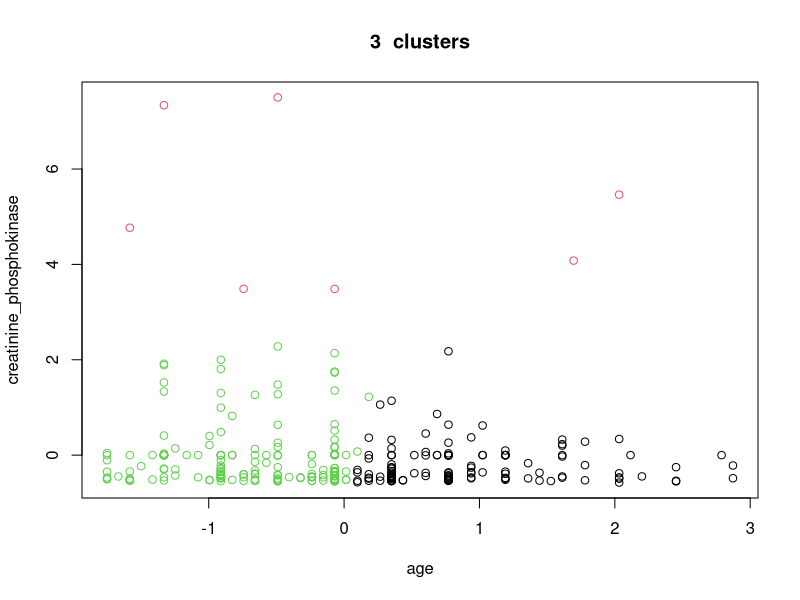
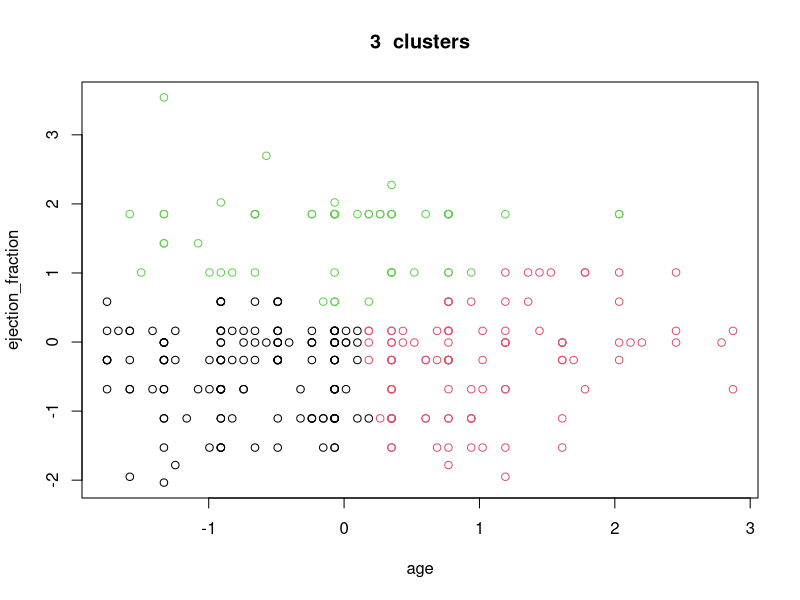
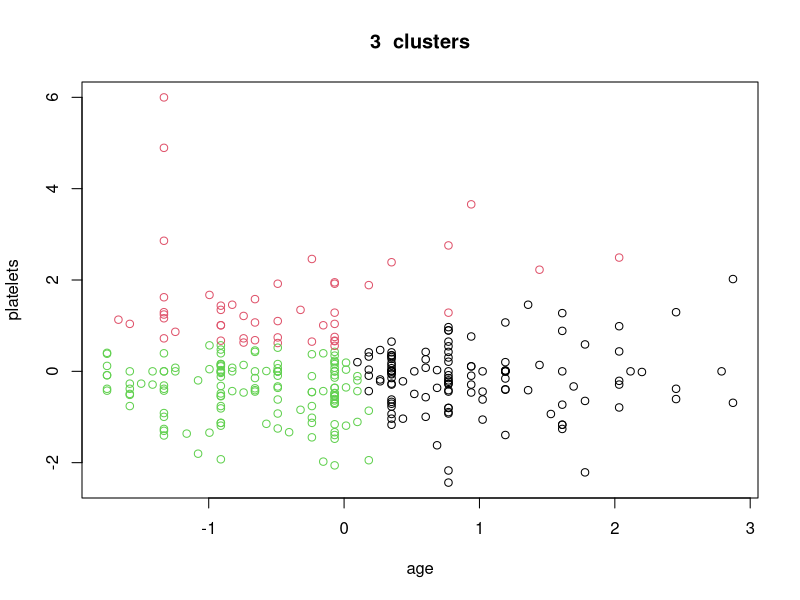
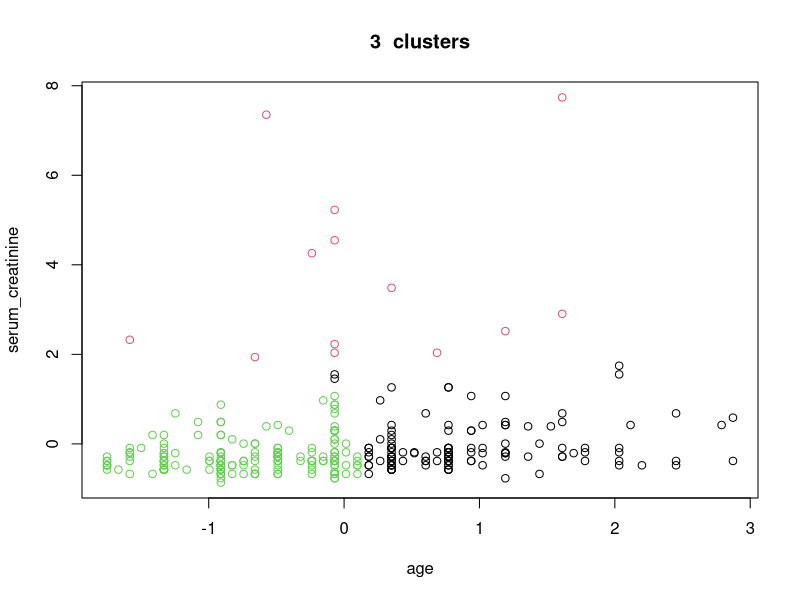
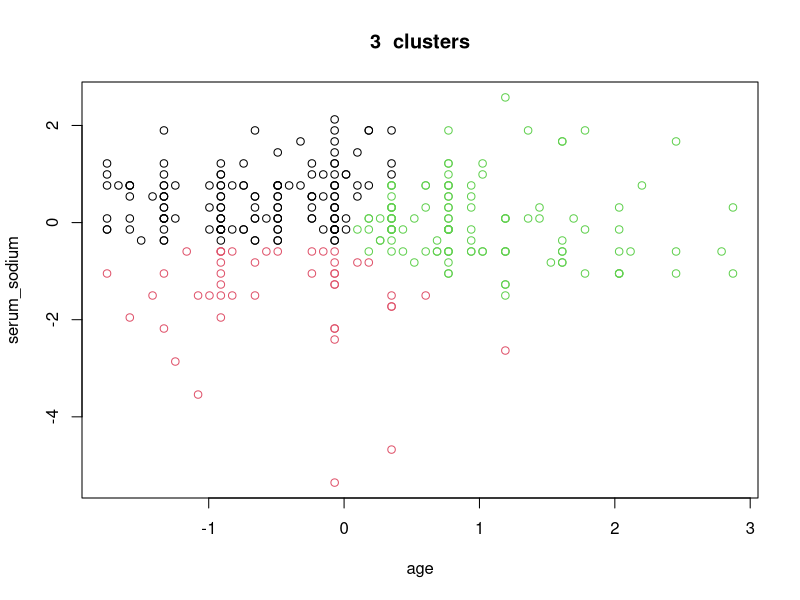
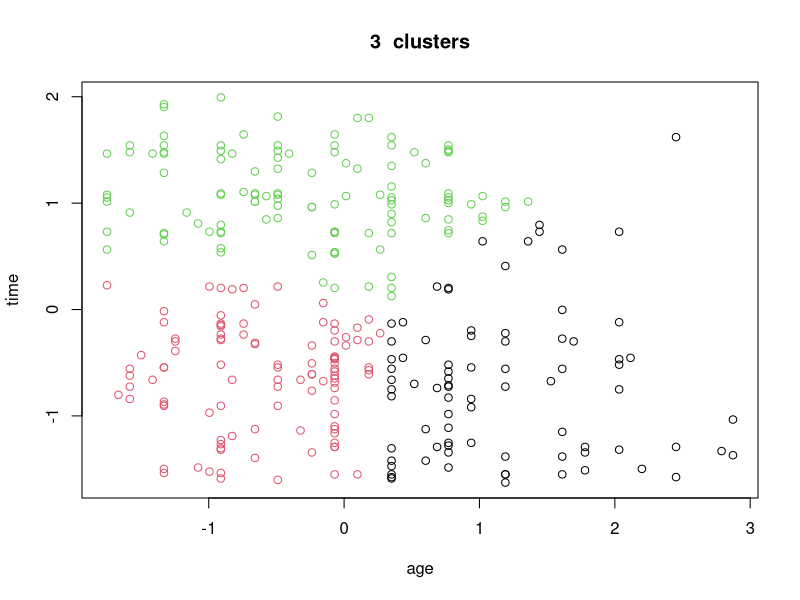
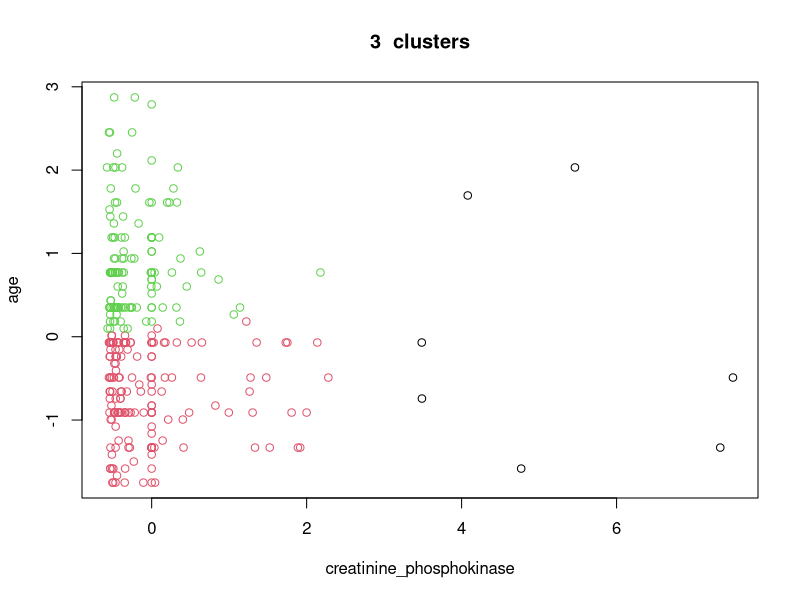
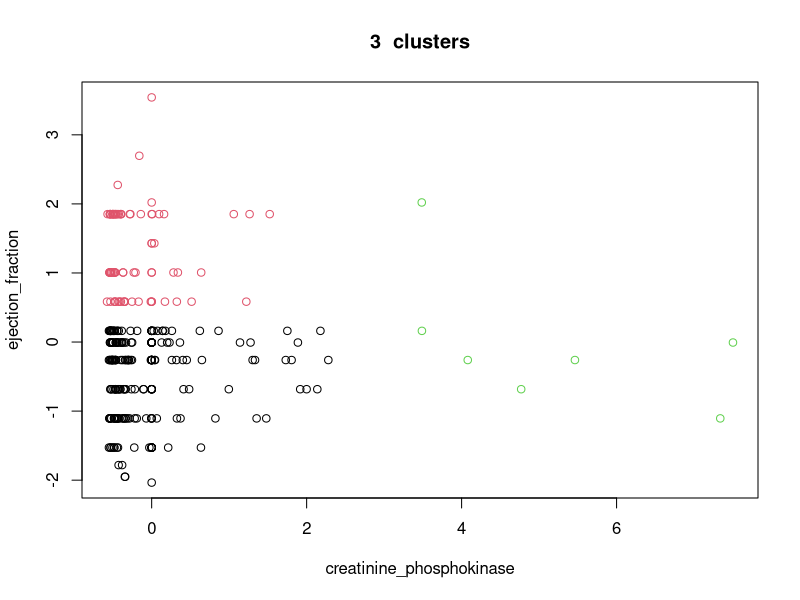

Generate these figures, in order, with R: (Note: this script raises an error after producing the figures.)
## ---- chunk 1
library(cluster)

SAVE_PATH <- "../data/plots/clustering/"
binary_columns <- c("anaemia", "diabetes", "high_blood_pressure", "sex", "smoking", "death")
## ---- chunk 2
df <- read.csv("../data/heart_failure.csv")
scaled_df <- data.frame(scale(df))
head(df)
## ---- chunk 3
# df <- subset(df, filter, select = c("Column1", "Column2", ...))

plot_clustering <- function(dataframe, k, save_path) {
  for (column1 in names(dataframe)) {
    for (column2 in names(dataframe)) {
      if (column2 != column1) {
        km_df <- subset(dataframe, select = c(column1, column2))
        km <- kmeans(km_df, center=k, nstart=500)
        plot_filename <- paste(SAVE_PATH, save_path, column1, "_", column2, "_", "k_", k, ".png", sep = "")
        png(filename=plot_filename)
        plot(km_df, col=km$cluster, main=paste(k, " clusters"))
        dev.off()
      }
    }
  }
}
## ---- chunk 4
kmeans_df <- subset(scaled_df, select = setdiff(names(scaled_df), binary_columns))
plot_clustering(kmeans_df, k = 3, "simple/")
## ---- chunk 5
pca <- prcomp(df, scale=TRUE, center=TRUE)
pca <- pca$x[,1:10]

plot_clustering(pca, k=5, "pca/")
## ---- chunk 6
plot_h_clustering <- function(dataframe, save_name) {
  for (m in c("complete", "average", "single")) {
    hclust <- hclust(dist(dataframe), method = m)
    png(filename=paste(SAVE_PATH, "jerarquico/", save_name, "_", "distance_", m, ".png", sep = ""))
    plot(hclust, main = paste("Hclustering del dataframe ", save_name, " con distancia: '", m, "'", sep=""))
    dev.off()
  }
}

# plot(hclust_aux)
# abline(h=6, col="red")
# 
# cutree(hclust_aux, h=6)
# cutree(hclust_aux, k=3)
## ---- chunk 7
plot_h_clustering(df, "raw")
plot_h_clustering(scaled_df, "scaled")
plot_h_clustering(pca, "pca")
## ---- chunk 8
# silhouette
compute_silhouette <- function(dataframe, k){
  km <- kmeans(dataframe, centers = k, nstart=500)
  sil <- silhouette(km$cluster, dist(dataframe))
  mean(sil[, 3])
}

plot_silhouette_by_centers <- function(dataframe, save_name){
  centers <- 2:10
  mean_sil <- sapply(centers, compute_silhouette, dataframe=dataframe)
  plot_filename <- paste(SAVE_PATH, "silhouette/", save_name, "_silhouette_evolution.png", sep = "")
  png(filename=plot_filename)
  plot(centers, type='b', mean_sil, main= "Silhouette evolution by number of centers", xlab='Number of centers', ylab='Silhouette', frame=FALSE)
  dev.off()
}
## ---- chunk 9
plot_silhouette_by_centers(scaled_df, "scaled")
plot_silhouette_by_centers(df, "raw")
plot_silhouette_by_centers(pca, "pca")
